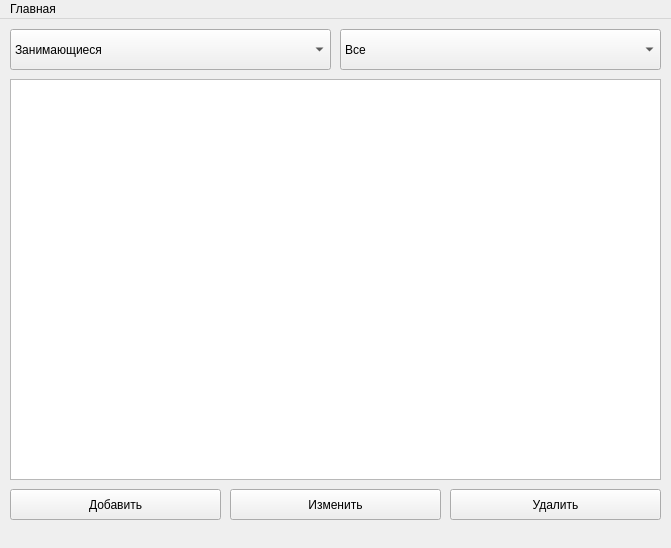
<?xml version="1.0" encoding="UTF-8"?>
<ui version="4.0">
 <class>MainWindow</class>
 <widget class="QMainWindow" name="MainWindow">
  <property name="geometry">
   <rect>
    <x>0</x>
    <y>0</y>
    <width>671</width>
    <height>548</height>
   </rect>
  </property>
  <property name="windowTitle">
   <string>MainWindow</string>
  </property>
  <widget class="QWidget" name="centralwidget">
   <widget class="QComboBox" name="comboBox">
    <property name="geometry">
     <rect>
      <x>10</x>
      <y>10</y>
      <width>321</width>
      <height>41</height>
     </rect>
    </property>
    <property name="styleSheet">
     <string notr="true">font: 16pt &quot;Perpetua&quot;;</string>
    </property>
    <item>
     <property name="text">
      <string>Занимающиеся</string>
     </property>
    </item>
    <item>
     <property name="text">
      <string>Дни недели</string>
     </property>
    </item>
    <item>
     <property name="text">
      <string>Тренер</string>
     </property>
    </item>
   </widget>
   <widget class="QComboBox" name="comboBox_2">
    <property name="geometry">
     <rect>
      <x>340</x>
      <y>10</y>
      <width>321</width>
      <height>41</height>
     </rect>
    </property>
    <property name="styleSheet">
     <string notr="true">font: 16pt &quot;MS Shell Dlg 2&quot;;</string>
    </property>
    <item>
     <property name="text">
      <string>Все</string>
     </property>
    </item>
   </widget>
   <widget class="QTableWidget" name="tableWidget">
    <property name="geometry">
     <rect>
      <x>10</x>
      <y>60</y>
      <width>651</width>
      <height>401</height>
     </rect>
    </property>
   </widget>
   <widget class="QPushButton" name="pushButton">
    <property name="geometry">
     <rect>
      <x>10</x>
      <y>470</y>
      <width>211</width>
      <height>31</height>
     </rect>
    </property>
    <property name="styleSheet">
     <string notr="true">font: 13pt &quot;Perpetua&quot;;</string>
    </property>
    <property name="text">
     <string>Добавить</string>
    </property>
   </widget>
   <widget class="QPushButton" name="pushButton_2">
    <property name="geometry">
     <rect>
      <x>230</x>
      <y>470</y>
      <width>211</width>
      <height>31</height>
     </rect>
    </property>
    <property name="styleSheet">
     <string notr="true">font: 13pt &quot;Perpetua&quot;;</string>
    </property>
    <property name="text">
     <string>Изменить</string>
    </property>
   </widget>
   <widget class="QPushButton" name="pushButton_3">
    <property name="geometry">
     <rect>
      <x>450</x>
      <y>470</y>
      <width>211</width>
      <height>31</height>
     </rect>
    </property>
    <property name="styleSheet">
     <string notr="true">font: 13pt &quot;Perpetua&quot;;</string>
    </property>
    <property name="text">
     <string>Удалить</string>
    </property>
   </widget>
  </widget>
  <widget class="QMenuBar" name="menubar">
   <property name="geometry">
    <rect>
     <x>0</x>
     <y>0</y>
     <width>671</width>
     <height>21</height>
    </rect>
   </property>
   <property name="defaultUp">
    <bool>false</bool>
   </property>
   <widget class="QMenu" name="menu">
    <property name="title">
     <string>Главная</string>
    </property>
    <addaction name="action_pie"/>
    <addaction name="action_info"/>
    <addaction name="actionADMIN"/>
   </widget>
   <addaction name="menu"/>
  </widget>
  <action name="action_pie">
   <property name="text">
    <string>Загруженность</string>
   </property>
  </action>
  <action name="action_info">
   <property name="text">
    <string>О программе</string>
   </property>
  </action>
  <action name="actionADMIN">
   <property name="text">
    <string>ADMIN</string>
   </property>
  </action>
 </widget>
 <resources/>
 <connections/>
</ui>
